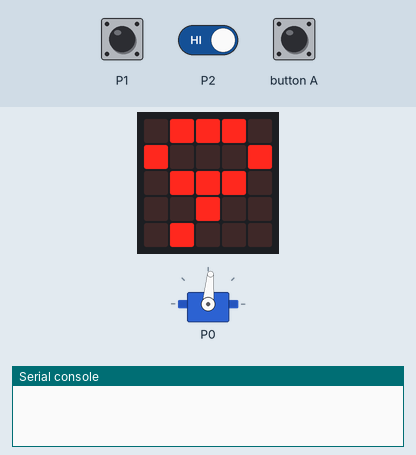
This program was run on a simulated BBC micro:bit running MicroPython. Parts: servo, the board's 5×5 LED display, the last lines printed to the serial console. Inputs (shaded band) come from the test bench; at power-on: P1 HIGH, P2 HIGH. Servo angles are drawn from the pulse width (0.5 ms = 0°, 2.5 ms = 180°).

Above: at 1.2 s.
1.3 s: P1 pulled LOW for 0.15 s
At 2.5 s:
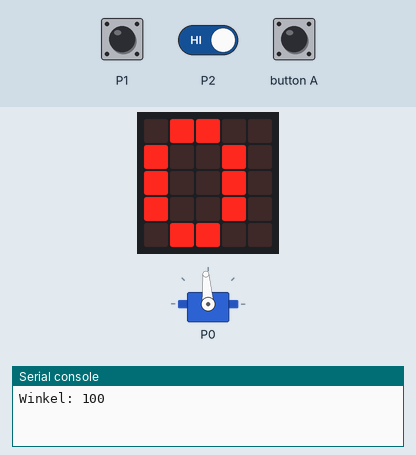
3.2 s: P1 pulled LOW for 1 s
At 3.5 s:
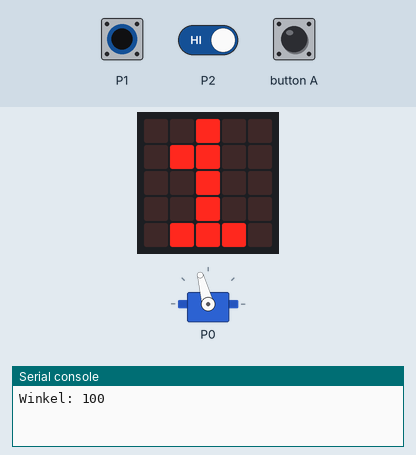
5.7 s: button A pressed for 0.15 s
At 6.7 s:
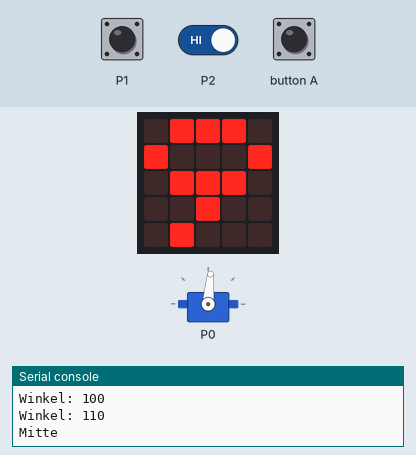
7.3 s: P1 driven LOW and P2 driven LOW
At 7.9 s:
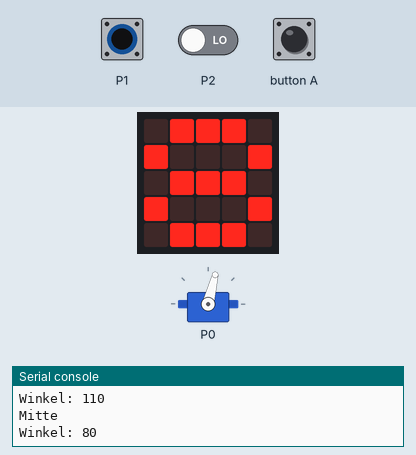
8.8 s: button A pressed for 1 s
At 10.2 s:
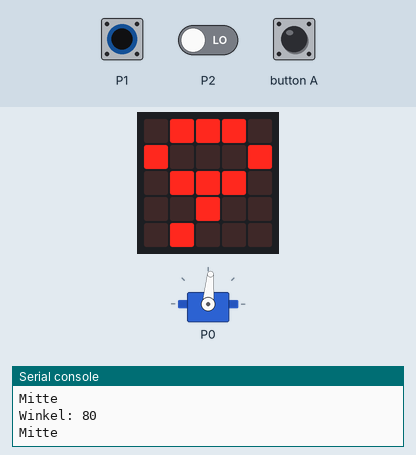
11.3 s: P1 pulsed HIGH 5 times (0.12 s each, 0.3 s apart)
At 13.9 s:
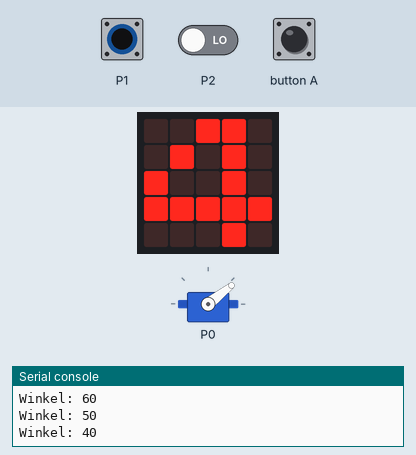
Timing chart, 0 to 15.3 s (numbered marks = the images above; inputs shaded):
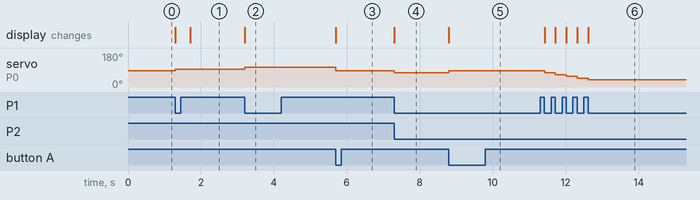

Measured:
- after the input at 1.3 s, servo on P0: 85° → 94° at once; the display: first changes at once (image 1 shows a later state)
- after the input at 3.2 s, servo on P0: 94° → 105° at once; the display: changes at once (image 2)
- after the input at 5.7 s, servo on P0: 105° → 85° at once; the display: changes at once (image 3)
- after the input at 7.3 s, servo on P0: 85° → 76° at once; the display: changes at once (image 4)
- after the input at 8.8 s, servo on P0: 76° → 85° at once; the display: changes at once (image 5)
- after the input at 11.3 s, servo on P0: moves from 85° to 38° over 1.2 s, starting after 0.12 s; the display: first changes after 0.12 s (image 6 shows a later state)

The program:

main.py
```python
# Sample: winkel-mit-encoder  (Miuzei Micro Servo 9g + EC11 Rotary Encoder)
# Board:   BBC micro:bit V2.2
# Sprache: MicroPython
#
# Ziel: Am Drehknopf (EC11) drehen stellt den Servo-Winkel in 10-Grad-Schritten
#       zwischen 0 und 180 Grad. Knopf A setzt zurueck auf 90 Grad (Mitte).
#       Kombiniert das Servo-Ansteuern mit dem Encoder aus code-samples/input.
#
# --------------------------------------------------------------------------
# Verkabelung
# --------------------------------------------------------------------------
#   Servo:
#     orange/gelb (Signal)  ->  P0
#     rot         (+)        ->  3V    (bei Zittern/Reset: externes 4.5-V-Fach,
#                                       GND gemeinsam)
#     braun/schwarz (-)      ->  GND
#
#   EC11 Encoder (nur Drehteil, Taster im Knopf bleibt frei):
#     Pin A (CLK)  ->  P1
#     Pin B (DT)   ->  P2
#     Pin C (COM)  ->  GND   (mittlerer Pin der 3er-Seite)
#
#   Interne Pull-ups fuer P1 und P2 per Code.
#   Dreht der Winkel falsch herum -> P1 und P2 tauschen.
# --------------------------------------------------------------------------

from microbit import *

pin0.set_analog_period(20)          # Servo-PWM: 20 ms = 50 Hz
pin1.set_pull(pin1.PULL_UP)         # Encoder CLK
pin2.set_pull(pin2.PULL_UP)         # Encoder DT


def servo_winkel(grad):
    grad = max(0, min(180, grad))
    duty = int(26 + grad * (123 - 26) / 180)   # ca. 0.5 ms .. 2.4 ms
    pin0.write_analog(duty)


grad = 90
servo_winkel(grad)
display.show(str(grad // 10))

letzter_clk = pin1.read_digital()

while True:
    # ----- Encoder drehen -> Winkel aendern -----
    clk = pin1.read_digital()
    if clk != letzter_clk and clk == 0:        # fallende Flanke = eine Raste
        if pin2.read_digital() == 1:
            grad = grad + 10
        else:
            grad = grad - 10
        grad = max(0, min(180, grad))
        servo_winkel(grad)
        display.show(str(grad // 10))          # 0..18
        print("Winkel:", grad)
    letzter_clk = clk

    # ----- Knopf A -> zurueck auf 90 Grad -----
    if button_a.was_pressed():
        grad = 90
        servo_winkel(grad)
        display.show(str(grad // 10))
        print("Mitte")

    sleep(1)
```
